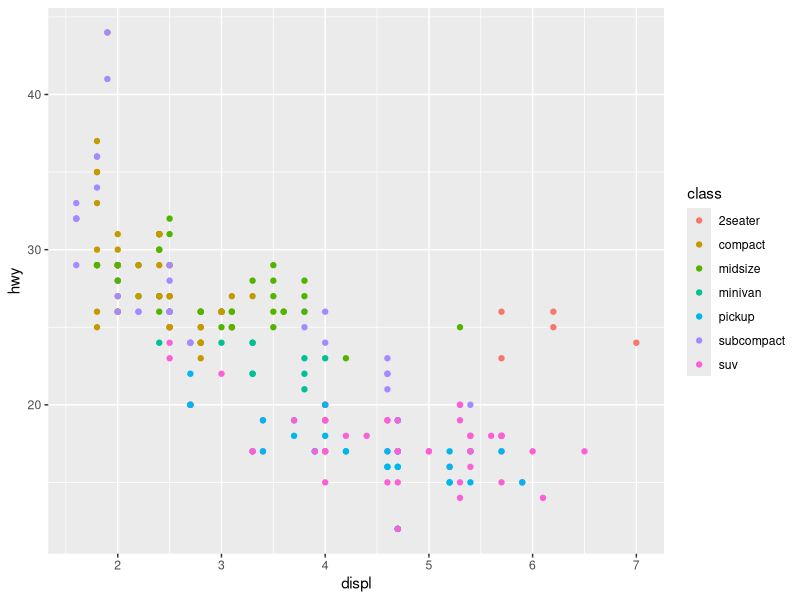
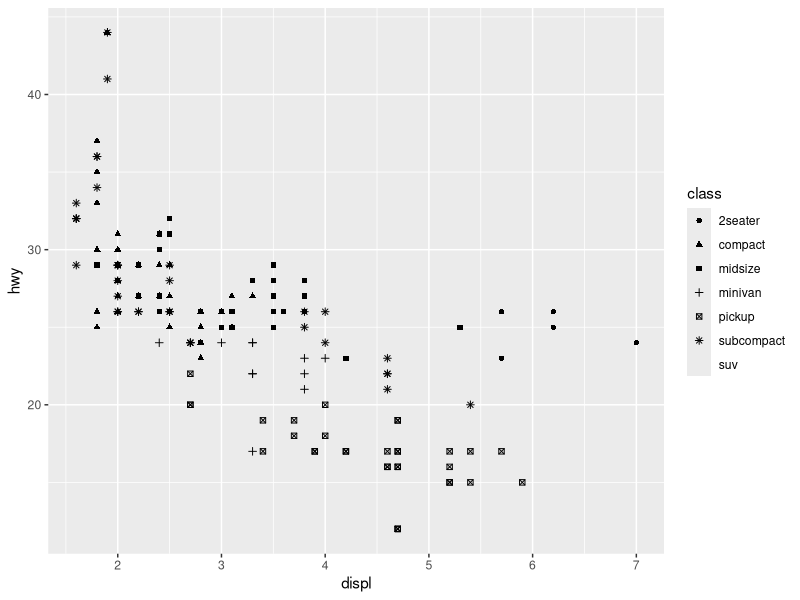
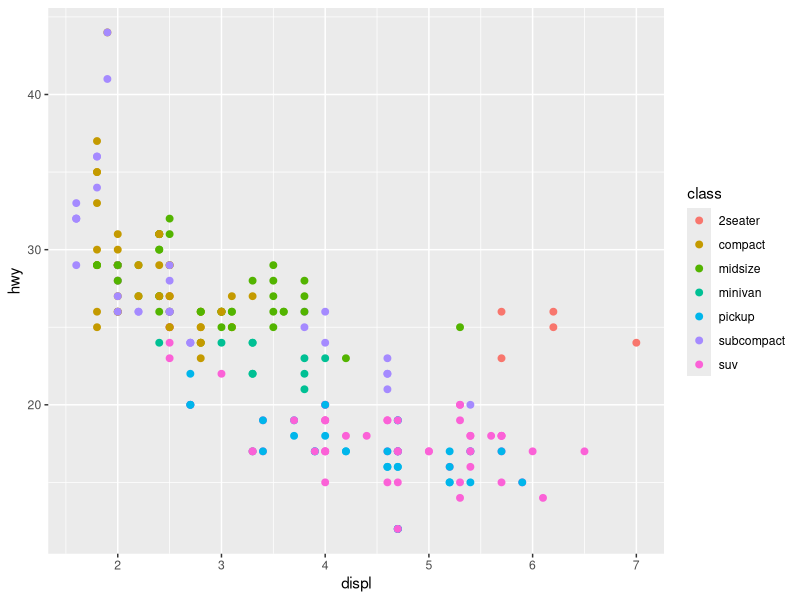
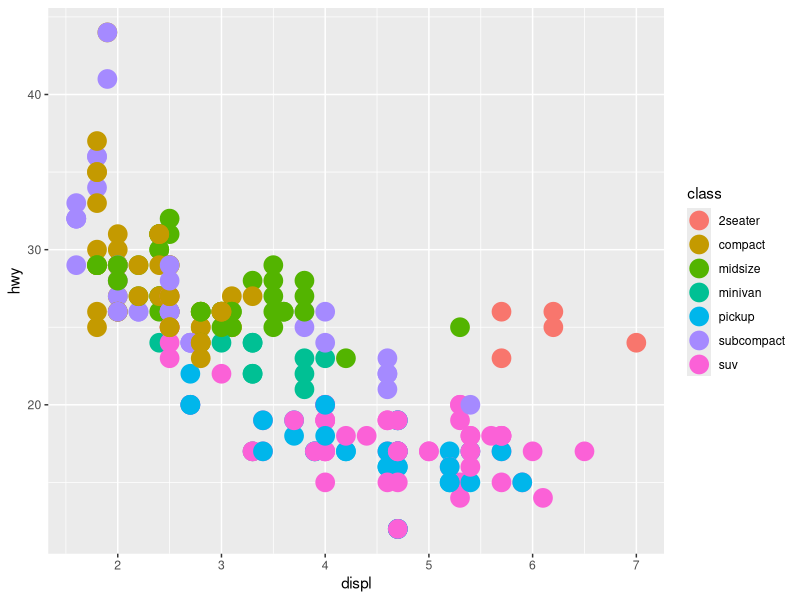
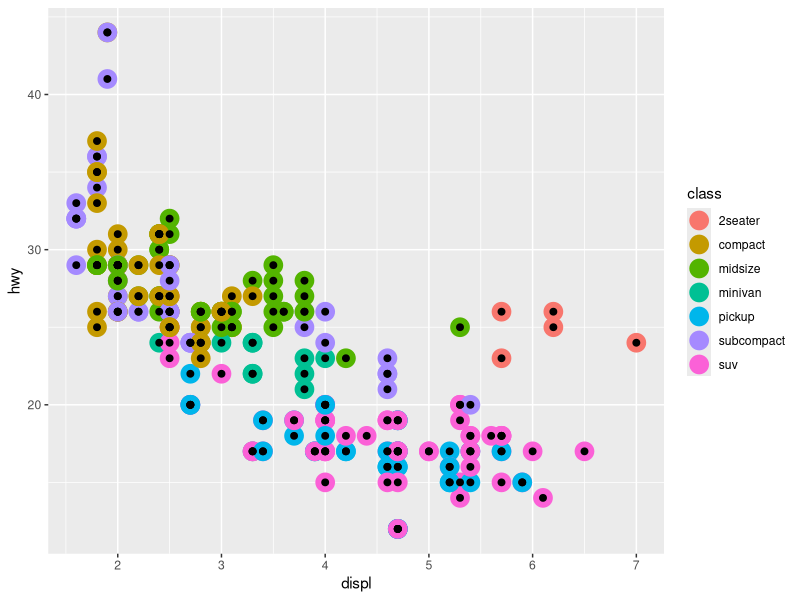
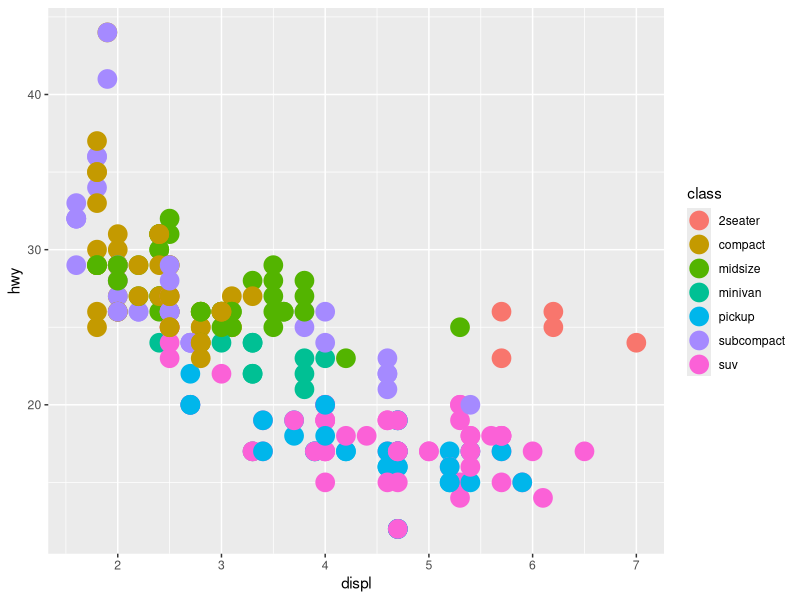
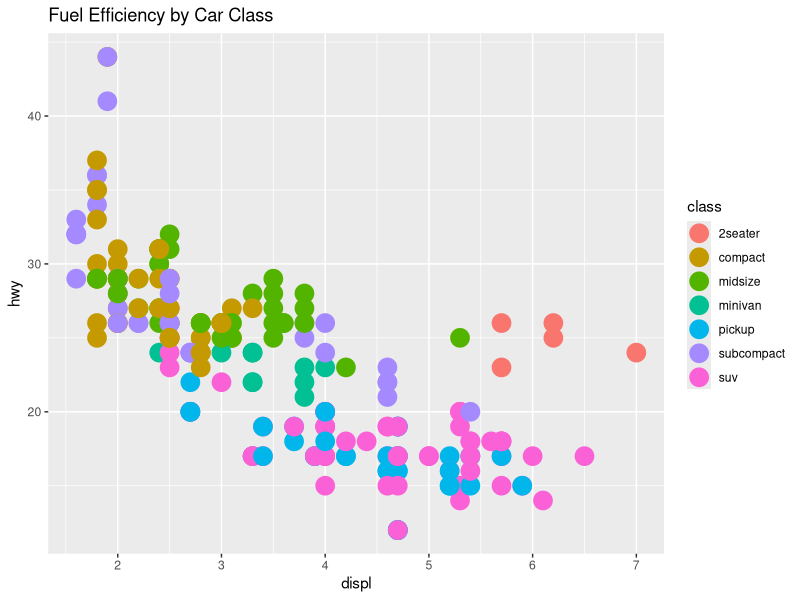
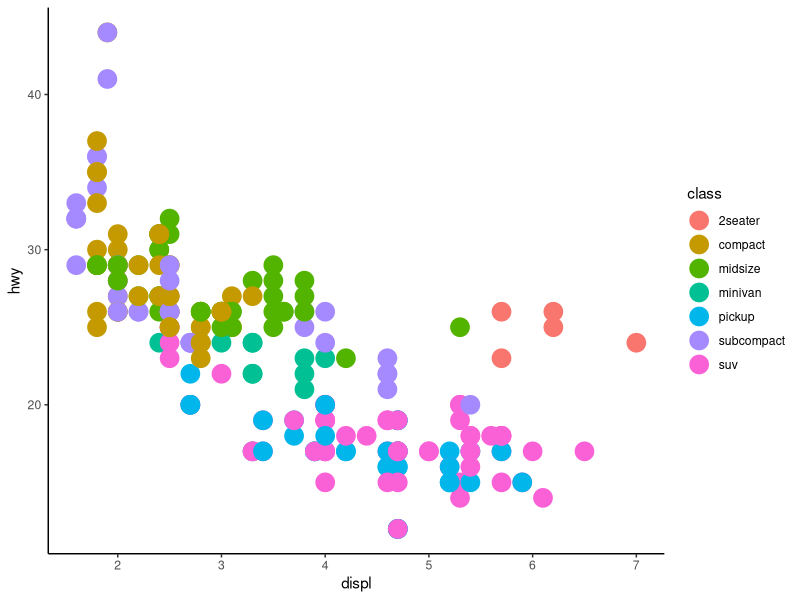

Recreate these plots in R, in order.
## ---- chunk 1
library(tidyverse)                # for ggplot2 and mpg
library(patchwork)                # for combining plots
library(scales)                   # for axis formatting
## ---- chunk 2
?mpg
names(mpg)
## ---- chunk 3
# Mapping class to color works well
ggplot(mpg, aes(x = displ, y = hwy, color = class)) +
  geom_point()
## ---- chunk 4
# Mapping class to shape produces warnings
ggplot(mpg, aes(x = displ, y = hwy, shape = class)) +
  geom_point()
## ---- chunk 5
# Create a saved plot
p1 <- ggplot(mpg, aes(x = displ, y = hwy, color = class)) + 
  geom_point(size = 2)

p1  # p1
## ---- chunk 6

p2 = p1 + geom_point(size = 6)

p2
## ---- chunk 7
p3 = p2+ geom_point(size = 2, color = "black") # "Wait... now I see BOTH layers! Small points on top of the original size!"

p3
## ---- chunk 8
p1 <- ggplot(mpg, aes(x = displ, y = hwy, color = class)) +
  geom_point(size = 6)

p1
## ---- chunk 9
# Change the labels
p1 + labs(title = "Fuel Efficiency by Car Class")

# Change the theme  
p1 + theme_classic()
## ---- chunk 10
# Save plots to variables
p1 <- ggplot(mpg, aes(x = displ, y = hwy, color = class)) +
  geom_point()

p2 <- ggplot(mpg, aes(x = displ, y = hwy, shape = class)) +
  geom_point()

# Combine side-by-side with +
p1 + p2
## ---- chunk 11
# Stack plots vertically
p1 / p2
## ---- chunk 12
# class mapped to size
ggplot(mpg, aes(x = displ, y = hwy, size = class)) +
  geom_point() 
## ---- chunk 13
# class mapped to alpha
ggplot(mpg, aes(x = displ, y = hwy, alpha = class)) +
  geom_point() 
## ---- chunk 14
ggplot(mpg, aes(x = displ, y = hwy)) + 
  geom_point(color = "blue") 
## ---- chunk 15
# color varies by class (class is a column in mpg)
ggplot(mpg, aes(x = displ, y = hwy, color = class)) +
  geom_point()
## ---- chunk 16
# all points are pink
ggplot(mpg, aes(x = displ, y = hwy)) +
  geom_point(color = "pink", size = 3)
## ---- chunk 17
shapes <- tibble(
  shape = c(0, 1, 2, 5, 3, 4, 6:19, 20, 21, 22, 23, 24),
  x = (0:24 %/% 5) / 2,
  y = (-(0:24 %% 5)) / 4
)

ggplot(shapes, aes(x, y)) + 
  geom_point(aes(shape = shape), size = 5, fill = "red") +
  geom_text(aes(label = shape), hjust = 0, nudge_x = 0.15) +
  scale_shape_identity() +
  expand_limits(x = 4.1) +
  scale_x_continuous(NULL, breaks = NULL) + 
  scale_y_continuous(NULL, breaks = NULL, limits = c(-1.2, 0.2)) + 
  theme_minimal() +
  theme(aspect.ratio = 1/2.75)
## ---- chunk 18
# Scatterplot
ggplot(mpg, aes(x = displ, y = hwy)) +  
  geom_point() 
## ---- chunk 19
# Smooth line
ggplot(mpg, aes(x = displ, y = hwy)) + 
  geom_smooth()
## ---- chunk 20
# Shape doesn't work with geom_smooth - no legend appears
ggplot(mpg, aes(x = displ, y = hwy, shape = drv)) + 
  geom_smooth()
## ---- chunk 21
# Linetype DOES work with geom_smooth
ggplot(mpg, aes(x = displ, y = hwy, linetype = drv)) + 
  geom_smooth()
## ---- chunk 22
ggplot(mpg, aes(x = displ, y = hwy, color = drv)) +
  geom_point() + 
  geom_smooth(aes(linetype = drv))
## ---- chunk 23
ggplot(mpg, aes(x = displ, y = hwy)) +
  geom_point() +
  geom_point(
   data  = mpg |> filter(class == '2seater'),
    color = "red",
    size = 3
  )
## ---- chunk 24
# Histogram shows distribution
ggplot(mpg, aes(x = hwy)) + 
  geom_histogram(binwidth = 2)
## ---- chunk 25
# Density plot shows smooth distribution
ggplot(mpg, aes(x = hwy)) + 
  geom_density()
## ---- chunk 26
# Boxplot shows summary statistics and outliers
ggplot(mpg, aes(x = hwy)) + 
  geom_boxplot()
## ---- chunk 27
ggplot(mpg, aes(x = displ, y = hwy)) +
  geom_smooth(aes(color = drv), show.legend = FALSE)
## ---- chunk 28
ggplot(mpg, aes(x = displ, y = hwy)) +
  geom_point() +
  geom_smooth()

ggplot() +
  geom_point(data = mpg, mapping = aes(x = displ, y = hwy)) +
  geom_smooth(data = mpg, mapping = aes(x = displ, y = hwy))
## ---- chunk 29
# Instead of trying to use 7 different colors for class...
ggplot(mpg, aes(x = displ, y = hwy)) +
  geom_point() +
  facet_wrap(~ class, nrow = 2)
## ---- chunk 30
ggplot(mpg, aes(x = displ, y = hwy)) +
  geom_point() +
  facet_grid(drv ~ cyl)
## ---- chunk 31
ggplot(mpg, aes(x = displ, y = hwy)) +
  geom_point() +
  facet_grid(drv ~ cyl, scales = "free_y")
## ---- chunk 32
ggplot(mpg, aes(x = drv, y = cyl)) + 
  geom_point()
## ---- chunk 33
ggplot(mpg, aes(x = drv, y = cyl)) + 
  geom_point()
## ---- chunk 34
ggplot(mpg, aes(x = displ, y = hwy)) +
  geom_point() +
  facet_grid(drv ~ .)

ggplot(mpg, aes(x = displ, y = hwy)) +
  geom_point() +
  facet_grid(. ~ cyl)
## ---- chunk 35
ggplot(mpg, aes(x = displ, y = hwy)) +
  geom_point() +
  facet_wrap(~ class, nrow = 2)
## ---- chunk 36
# Fill colors the inside of the bars
ggplot(mpg, aes(x = drv, fill = drv)) + 
  geom_bar()
## ---- chunk 37
# Stacked bars (default)
ggplot(mpg, aes(x = drv, fill = class)) + 
  geom_bar()
## ---- chunk 38
# All bars go to 100%
ggplot(mpg, aes(x = drv, fill = class)) +
  geom_bar(position = "fill")
## ---- chunk 39
# Side-by-side bars
ggplot(mpg, aes(x = drv, fill = class)) +
  geom_bar(position = "dodge")
